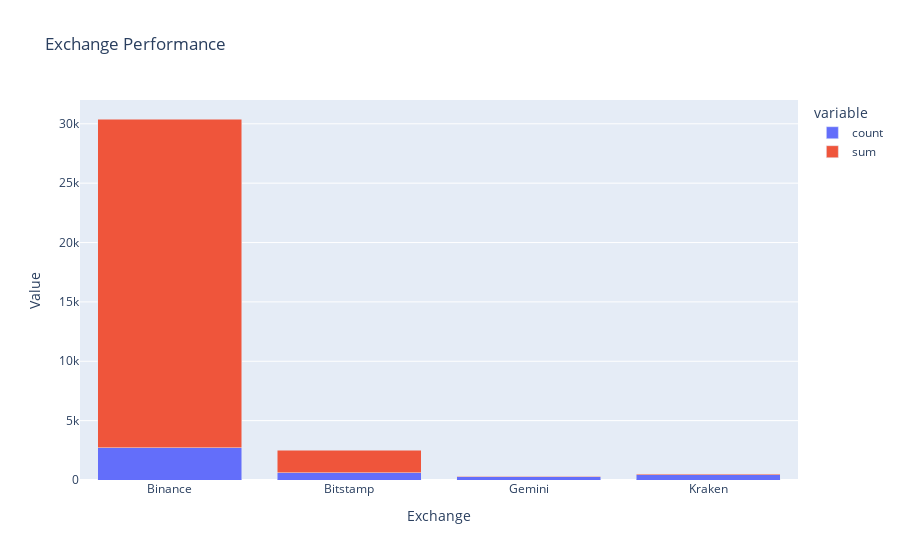

Notebook code cell kept with this figure:
### Markdown cell above
##### Exchange Performance
- Evaluate the performance of each exchange in terms of the number of trades and profit. This helps in optimizing the selection of exchanges and diversifying risks.

### Code cell
exchange_performance = control_df.groupby('buy_exchange')['profit'].agg(['count', 'sum']).reset_index()
exchange_performance_plot = px.bar(
    exchange_performance,
    x='buy_exchange',
    y=['count', 'sum'],
    barmode='stack',
    title='Exchange Performance',
    labels={'buy_exchange':'Exchange', 'value':'Value'}
)

exchange_performance_plot.show()

### Figure 1 — Plotly figure (JSON) as saved in the notebook; plotly's stock layout.template omitted (floating-point values rounded to 4 significant figures)
{"data": [{"alignmentgroup": "True", "hovertemplate": "variable=count<br>Exchange=%{x}<br>Value=%{y}<extra></extra>", "legendgroup": "count", "marker": {"color": "#636efa", "pattern": {"shape": ""}}, "name": "count", "offsetgroup": "count", "orientation": "v", "showlegend": true, "textposition": "auto", "type": "bar", "x": ["Binance", "Bitstamp", "Gemini", "Kraken"], "xaxis": "x", "y": [2703, 599, 261, 424], "yaxis": "y"}, {"alignmentgroup": "True", "hovertemplate": "variable=sum<br>Exchange=%{x}<br>Value=%{y}<extra></extra>", "legendgroup": "sum", "marker": {"color": "#EF553B", "pattern": {"shape": ""}}, "name": "sum", "offsetgroup": "sum", "orientation": "v", "showlegend": true, "textposition": "auto", "type": "bar", "x": ["Binance", "Bitstamp", "Gemini", "Kraken"], "xaxis": "x", "y": [27700.0, 1887.0, 38.44, 89.53], "yaxis": "y"}], "layout": {"barmode": "stack", "legend": {"title": {"text": "variable"}, "tracegroupgap": 0}, "title": {"text": "Exchange Performance"}, "xaxis": {"anchor": "y", "domain": [0, 1], "title": {"text": "Exchange"}}, "yaxis": {"anchor": "x", "domain": [0, 1], "title": {"text": "Value"}}}}
